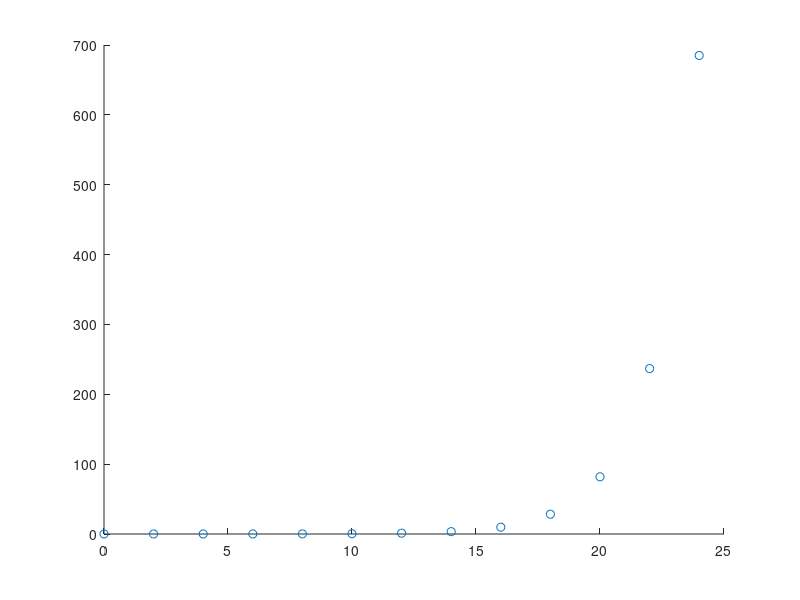

Write MATLAB code to recreate this figure. (Note: this script raises an error after producing the figure.)
%% Set up the parasitemia model

rng(5)
fs = 20;

% CI appearance 
ciLevel   = 0.95;   % 95% confidence interval for mean response
fillAlpha = 0.20;   

model = @(theta,t) theta(2).*theta(1).*exp(theta(4).*t) + theta(3)*exp(-theta(5).*t);

% Param values for synth data
V0 = 0.002;
f = 1;
B0 = 0.02;
g = 0.531;
k = 0.323;

theta = [V0,f,B0,g,k];

%% Run some sample data and plot

t = 0:2:24;

exampleData = model(theta,t);

scatter(t,exampleData)

%% Noisy Data
numSamples = 1;
sigma = 1/4;
exampleData_noise = normalGenerator_noTimeError(theta,t,sigma,model,numSamples);

scatter(t,exampleData_noise);
hold on
plot(t,exampleData);
hold off

%% Time error data

numSamples = 1;
sigma = 0;
epsilon = 1/4;
exampleData_timeError = normalGenerator_normalTimeError(theta,t,sigma,model,epsilon,numSamples);

scatter(t,exampleData_timeError);
hold on
plot(t,exampleData);
hold off

%% Fit model to data no time error
% Set the initial background value. Know everything about background and
% are only inferring parasitemia

ft = fittype(@(V0,B0,g,k,t) model([V0,f,B0,g,k],t), 'independent','t');
fo = fitoptions('Method','NonlinearLeastSquares',...
               'Lower',zeros(1,4));

fitData = exampleData_noise;

[curve1,gof1] = fit(t',fitData',ft,fo)

figure(1)
% Plot curve1 with its data and add CI band
hAll1 = plot(curve1,t,fitData); 
hold on
hLine1 = hAll1(1);
xg1 = get(hLine1,'XData'); xg1 = xg1(:);
yci1 = predint(curve1, xg1, ciLevel, 'functional'); 
ciPatch(gca, xg1, yci1(:,1), yci1(:,2), get(hLine1,'Color'), fillAlpha);

%% Fit model to data time error
fitData = exampleData_timeError;

[curve2,gof2] = fit(t',fitData',ft,fo)

% Plot curve2 on top (keep your style; default red below)
hLine2 = plot(curve2,'r'); 
xg2 = get(hLine2(1),'XData'); xg2 = xg2(:);
yci2 = predint(curve2, xg2, ciLevel, 'functional');
ciPatch(gca, xg2, yci2(:,1), yci2(:,2), get(hLine2(1),'Color'), fillAlpha);

hold off

%% Layout & export settings for later figures
width = 900;
height = 700;
left = 50;
bottom = 80;

%% Figure 2: true model vs curve2 fit (with CI) + inset (with CI)
fig = figure(2);
fig.Position = [left, bottom, width, height];
time = linspace(0,25,1001);

% Main axes
pTrue = plot(time,model(theta,time),'k'); 
hold on
hMain2 = plot(curve2,'r--'); % fitted line on main axes
plot(t,fitData,'rx')
xg_main2 = get(hMain2(1),'XData'); xg_main2 = xg_main2(:);
yci_main2 = predint(curve2, xg_main2, ciLevel, 'functional');
ciPatch(gca, xg_main2, yci_main2(:,1), yci_main2(:,2), get(hMain2(1),'Color'), fillAlpha);
hold off

legend('True Model', 'Fit Model','Data','Location','northwest')
xlabel('Time (days)')
ylabel('Parasite Numbers')

ylim([-20,1200])

% --- Inset (with CI) ---
insetWidth  = 0.35;
insetHeight = 0.35;
insetLeft   = 0.20;
insetBottom = 0.20;

insetAxes = axes('Position', [insetLeft insetBottom insetWidth insetHeight]);

zoomX = [0 5];   % time range
zoomY = [0 200]; % parasite number range

zoomIdx = time >= zoomX(1) & time <= zoomX(2) & ...
          model(theta,time) >= zoomY(1) & model(theta,time) <= zoomY(2);

plot(time(zoomIdx), model(theta,time(zoomIdx)), 'k', 'LineWidth', 2); hold on
% Inset fit line
plot(time(zoomIdx), feval(curve2,time(zoomIdx))', 'r--', 'LineWidth', 2);
% Inset CI (compute on zoom grid)
yci_inset2 = predint(curve2, time(zoomIdx)', ciLevel, 'functional');
ciPatch(insetAxes, time(zoomIdx)', yci_inset2(:,1), yci_inset2(:,2), [1 0 0], fillAlpha);
% Inset data points
maskPoints = t >= zoomX(1) & t <= zoomX(2) & ...
             fitData >= zoomY(1) & fitData <= zoomY(2);
plot(t(maskPoints), fitData(maskPoints), 'rx', 'LineWidth', 1.5);
ylim([0,0.06])
xlim([0,5])
hold off

% Style inset
set(insetAxes, 'FontSize', 8, 'Box', 'on'); % small font for tick labels

set(findobj(gcf,'type','axes'),'FontSize',18,'LineWidth',2);
set(findobj(gcf,'type','line'),'LineWidth',3,'MarkerSize',10);
set(findobj(gcf,'type','axes'),'FontSize',fs,'LabelFontSizeMultiplier',1.8);


%% Fit only initial parasite load
ft = fittype(@(V0,g,t) model([V0,f,B0,g,k],t), 'independent','t');
fo = fitoptions('Method','NonlinearLeastSquares',...
               'Lower',zeros(1,2));

[curve3,gof3] = fit(t',fitData',ft,fo)

%% Figure 3: true model vs curve3 fit (with CI) + inset (with CI)
fig = figure(3);
fig.Position = [left, bottom, width, height];
time = linspace(0,25,1001);

% Main axes
plot(time,model(theta,time),'k');
hold on
hMain3 = plot(curve3,'r--');
plot(t,fitData,'rx')
xg_main3 = get(hMain3(1),'XData'); xg_main3 = xg_main3(:);
yci_main3 = predint(curve3, xg_main3, ciLevel, 'functional');
ciPatch(gca, xg_main3, yci_main3(:,1), yci_main3(:,2), get(hMain3(1),'Color'), fillAlpha);
hold off

legend('True Model', 'Fit Model','Data','Location','northwest')
xlabel('Time (days)')
ylabel('Parasite Numbers')

set(findobj(gcf,'type','axes'),'FontSize',18,'LineWidth',2);
set(findobj(gcf,'type','line'),'LineWidth',3,'MarkerSize',10);

% --- Inset (with CI) ---
insetWidth  = 0.35;
insetHeight = 0.35;
insetLeft   = 0.20;
insetBottom = 0.20;

insetAxes = axes('Position', [insetLeft insetBottom insetWidth insetHeight]);

zoomX = [0 5];   % time range
zoomY = [0 200]; % parasite number range

zoomIdx = time >= zoomX(1) & time <= zoomX(2) & ...
          model(theta,time) >= zoomY(1) & model(theta,time) <= zoomY(2);

% Inset
plot(time(zoomIdx), model(theta,time(zoomIdx)), 'k', 'LineWidth', 2); hold on
plot(time(zoomIdx), feval(curve3,time(zoomIdx)), 'r--', 'LineWidth', 2);
yci_inset3 = predint(curve3, time(zoomIdx)', ciLevel, 'functional');
ciPatch(insetAxes, time(zoomIdx)', yci_inset3(:,1), yci_inset3(:,2), [1 0 0], fillAlpha);
maskPoints = t >= zoomX(1) & t <= zoomX(2) & ...
             fitData >= zoomY(1) & fitData <= zoomY(2);
plot(t(maskPoints), fitData(maskPoints), 'rx', 'LineWidth', 1.5);
hold off

% Style inset
set(insetAxes, 'FontSize', 8, 'Box', 'on');

set(findobj(gcf,'type','axes'),'FontSize',18,'LineWidth',2);
set(findobj(gcf,'type','line'),'LineWidth',3,'MarkerSize',10);
set(findobj(gcf,'type','axes'),'FontSize',fs,'LabelFontSizeMultiplier',1.8);

%% ---------- Local helper (robust CI patch) ----------
function ciPatch(ax, x, ylo, yhi, colorCharOrRGB, alphaVal)
% ciPatch draws a shaded confidence interval polygon behind other graphics.
    x   = x(:);
    ylo = ylo(:);
    yhi = yhi(:);
    if ~(numel(x)==numel(ylo) && numel(x)==numel(yhi))
        error('ciPatch:SizeMismatch', 'x, ylo, yhi must have the same number of elements.');
    end
    xpoly = [x; flipud(x)];
    ypoly = [ylo; flipud(yhi)];
    h = patch('Parent', ax, ...
              'XData', xpoly, 'YData', ypoly, ...
              'FaceColor', colorCharOrRGB, ...
              'FaceAlpha', alphaVal, ...
              'EdgeColor', 'none', ...
              'HandleVisibility','off');
    % Keep the shading behind markers/lines
    try
        uistack(h,'bottom');
    catch
        % ignore if uistack unavailable
    end
end
